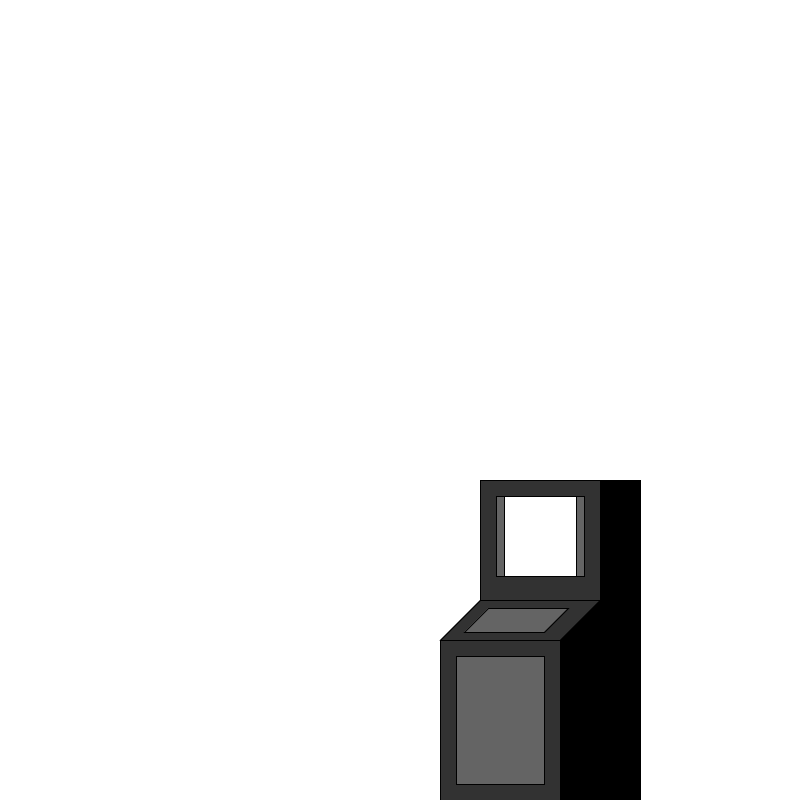
Frame 1 (no input)
Frame 60 (the mouse pressed at the canvas centre just before this capture): identical to frame 1, image omitted
Frame 120 (the mouse held since frame 60 and released just before this capture): identical to frame 1, image omitted

The Processing sketch that drew this single still picture (run headless with seeded random() and noise(); from frame 60 on, the mouse is pressed at the canvas centre):

// Processing sketch: atm_rev_2_reclassing_revalued
// ── atm_rev_2_reclassing_revalued.pde
int clickTime = 0;
boolean showGreen = false;
//boolean shows = false;

//Declare and construct two objects (h1, h2) from the class HLine 
//initialisation but can be relocated accordingly

Atm blinkingAtm = new Atm(400,400); 

void setup() {
  size(800, 800);
}

void draw() {
  blinkingAtm.blanker();
  //blanker();

  blinkingAtm.greenScreenLoop();

  /*
   if (showGreen) {
     //ellipse(width/2, height/2, width, height);
     green_screen();
   
     if (clickTime + 5*10 < millis()) {
       green_screen_2();
     }
     if (clickTime + 5*100 < millis()) {
       showGreen = false;
     }
   }
   */
}



void mousePressed() {
  clickTime = millis();
  showGreen = true;
}





// THE DANGER ZONE //

//rewrite for class system for global call

//rewrite the class system so the constructor takes input of the xoff and yoff so that it has a value to qualify forming a class
//https://processing.org/tutorials/objects

class Atm {

  //offset values to displace the atm design
  int xOff;
  int yOff;

  void blanker() {
    background(255);
    renderAtm();
  }

  // needs rewrite for non reference bound dimensions
  // this is not a good variable name set, the "x" and "y", but, but serves its purpose 
  Atm(int xOff, int yOff) {
    this.xOff=xOff;
    this.yOff=yOff;
  }

  void renderAtm() {
    //atm body background
    fill(50, 50, 50);

    //rect(x loc, y loc, x length, y height)
    rect(80+xOff, 80+yOff, 160, 320);
    rect(40+xOff, 240+yOff, 200, 160);

    //quad functions as 4 sets of (x,y) co-ords
    quad(40+xOff, 240+yOff, 80+xOff, 200+yOff, 240+xOff, 200+yOff, 240+xOff, 240+yOff); 

    //atm body side profile isometric
    fill(0, 0, 0);
    rect(200+xOff, 80+yOff, 40, 320);
    quad(160+xOff, 240+yOff, 200+xOff, 200+yOff, 240+xOff, 400+yOff, 160+xOff, 400+yOff);

    //display and input panel
    fill(255);
    rect(96+xOff, 96+yOff, 88, 80);
    //quad(width*0.8/10, height*2.9/10, width*1.1/10, height*2.6/10, width*2.1/10, height*2.6/10, width*1.8/10, height*2.9/10); 

    //display side inputs
    fill(100, 100, 100);
    rect(96+xOff, 96+yOff, 8, 80);
    rect(176+xOff, 96+yOff, 8, 80);

    //input pad 
    quad(64+xOff, 232+yOff, 88+xOff, 208+yOff, 168+xOff, 208+yOff, 144+xOff, 232+yOff); 

    //maintenance panel or advertisement area
    quad(56+xOff, 256+yOff, 144+xOff, 256+yOff, 144+xOff, 384+yOff, 56+xOff, 384+yOff);
  }

  void greenScreen() {

    /*
     quad(width*2.2/10, height*1.2/10, width*2.2/10, height*2.2/10, width*0.6/10, height*2.4/10, width*0.6/10, height*1.0/10);
     //delay(50);
     fill(0, 255, 0);
     quad(width*2.2/10, height*1.2/10, width*2.2/10, height*2.2/10, width*0.6/10, height*2.4/10, width*0.6/10, height*1.0/10);
     //delay(50);
     */

    fill(0, 255, 0, 150);
    quad(176+xOff, 96+yOff, 176+xOff, 176+yOff, 48+xOff, 192+yOff, 48+xOff, 80+yOff);
    //delay(50);
  }

  void greenScreen2() {
    fill(0, 150, 0, 150);
    quad(176+xOff, 96+yOff, 176+xOff, 176+yOff, 48+xOff, 192+yOff, 48+xOff, 80+yOff);
    //delay(50);
  }

  void greenScenario1() {
    background(255);
    renderAtm();
    greenScreen();
  }

  void greenScenario2() {
    background(255);
    renderAtm();
    greenScreen2();
  }


  void greenScreenLoop() {
    
    if (showGreen) {
      //ellipse(width/2, height/2, width, height);
      //greenScreen();
      for (int i = 0; i < 10; i++) {
        if (clickTime + 5*10*i < millis()) {
          if (i % 2 == 0) {
            greenScenario1();
          } else {
            greenScenario2();
          }
        }
      }

      if (clickTime + 5*100 < millis()) {
        showGreen = false;

        /*
        if (showGreen == false){
          blanker();
        }
        */
      }
    }
  }
  //end of class bracket
}
